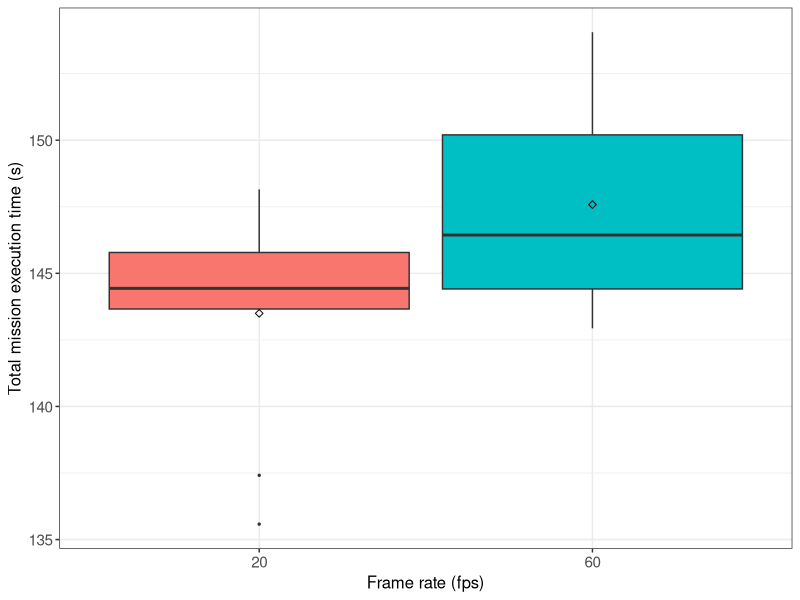

The R script that drew this image:
## ---- chunk 1
if (!require('tidyverse')) install.packages('tidyverse', dependencies = TRUE); library('tidyverse')
if (!require('ggpubr')) install.packages('ggpubr', dependencies = TRUE); library('ggpubr')
if (!require('rstatix')) install.packages('rstatix', dependencies = TRUE); library('rstatix')
if (!require('ggplot2')) install.packages('ggplot2', dependencies = TRUE); library('ggplot2')
## ---- chunk 2
data <- read.csv(file = '../../raw_data/test_frame_rate/run_table.csv')
data <- subset(data, select = c(X__run_id, frame_rate, mission_execution_s))
data$frame_rate <- as.factor(data$frame_rate)
data$mission_execution_s <- as.numeric(data$mission_execution_s)
## ---- chunk 3
data %>%
  group_by(frame_rate) %>%
  get_summary_stats(mission_execution_s, type = "mean_sd")
## ---- chunk 4
ggplot(data, aes(x = frame_rate, y = mission_execution_s, fill = frame_rate)) +
  theme_bw() + 
  geom_boxplot(width = 0.9, outlier.size = 0.5) + 
  stat_summary(fun = mean, color = 'black', geom = 'point', shape = 5, size = 1.5) +
  labs(x = "Frame rate (fps)", y = "Total mission execution time (s)") +
  theme(legend.position = 'none') +
  theme(
    axis.title.x = element_text(size = 12, family = 'sans'),
    axis.title.y = element_text(size = 12, family = 'sans'),
    axis.text.x = element_text(size = 11, family = 'sans'),
    axis.text.y = element_text(size = 11, family = 'sans'),
    
  )
## ---- chunk 5
data %>% 
  group_by(frame_rate) %>%
  identify_outliers(mission_execution_s)
## ---- chunk 6
data %>%
  rstatix::wilcox_test(mission_execution_s ~ frame_rate) %>%
  add_significance()
